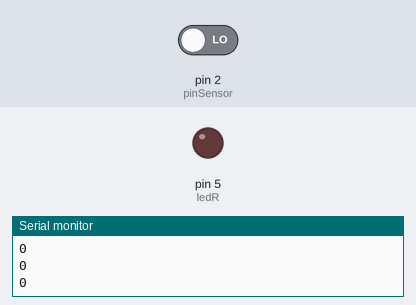
The sketch below on a simulated Arduino Uno, built with avr-gcc and run on an emulated ATmega328P. Shown: output pins drawn as LEDs (lit = HIGH), the last lines printed to the serial monitor. Dashed ring = blinking. The inputs (shaded band) are chosen by the test bench; at power-on: pin 2 (pinSensor) LOW.

Above: at 1.8 s.
1.9 s: pin 2 (pinSensor) driven HIGH
At 2.4 s:
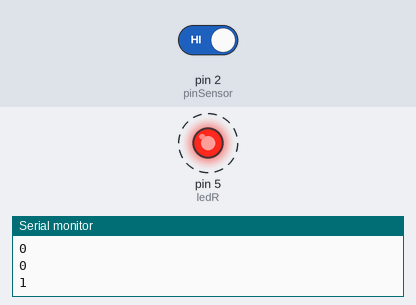
4.9 s: pin 2 (pinSensor) driven LOW
At 5.7 s:
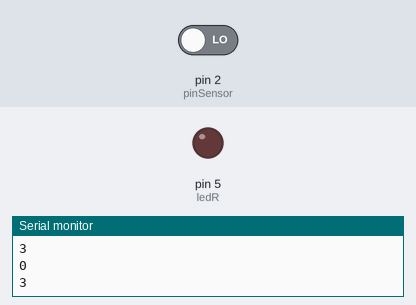
Timing chart, 0 to 7.9 s (numbered marks = the images above; inputs shaded):
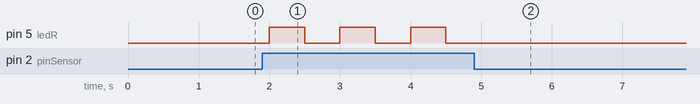

The sketch:

Ejercicio_8.ino
```cpp
#define pinSensor 2
#define ledR 5
int contador = 0;

void setup()
{
  Serial.begin(9600);
  pinMode(ledR, OUTPUT);
  pinMode(pinSensor, INPUT);
}

void loop()
{
  int valorTilt = digitalRead(pinSensor);
  Serial.println(valorTilt);
  if (contador < 10){
    if (valorTilt == 1){
      contador++;
      digitalWrite(ledR, HIGH);
      delay(500);
    }
  }else{
    contador = 0;
  }
  Serial.println(contador);
  digitalWrite(ledR, LOW);
  delay(500);
}
```

Measured:
- after the input at 1.9 s, pin 5 (ledR): alternates HIGH for 0.50 s and LOW for 0.50 s, starting after 0.10 s
- after the input at 4.9 s, pin 5 (ledR): stops changing and stays LOW
